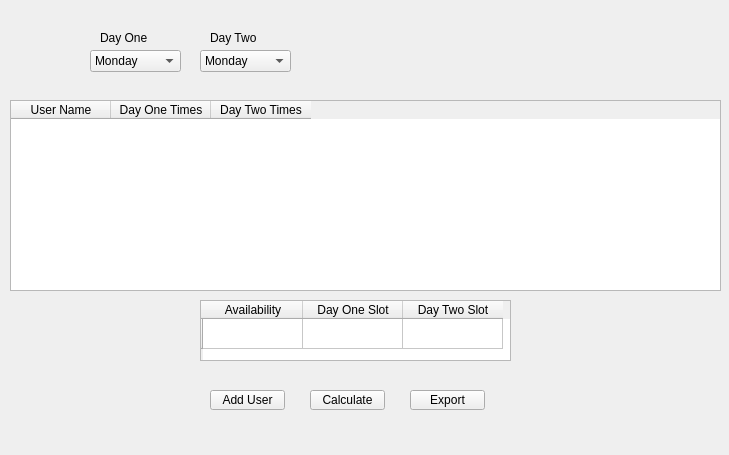
<?xml version="1.0" encoding="UTF-8"?>
<ui version="4.0">
 <class>MainWindow</class>
 <widget class="QMainWindow" name="MainWindow">
  <property name="geometry">
   <rect>
    <x>0</x>
    <y>0</y>
    <width>729</width>
    <height>455</height>
   </rect>
  </property>
  <widget class="QWidget" name="centralwidget">
   <widget class="QComboBox" name="comboBox">
    <property name="geometry">
     <rect>
      <x>90</x>
      <y>50</y>
      <width>91</width>
      <height>22</height>
     </rect>
    </property>
    <item>
     <property name="text">
      <string>Monday</string>
     </property>
    </item>
    <item>
     <property name="text">
      <string>Tuesday</string>
     </property>
    </item>
    <item>
     <property name="text">
      <string>Wednesday</string>
     </property>
    </item>
    <item>
     <property name="text">
      <string>Thursday</string>
     </property>
    </item>
    <item>
     <property name="text">
      <string>Friday</string>
     </property>
    </item>
    <item>
     <property name="text">
      <string>Saturday</string>
     </property>
    </item>
    <item>
     <property name="text">
      <string>Sunday</string>
     </property>
    </item>
   </widget>
   <widget class="QLabel" name="label">
    <property name="geometry">
     <rect>
      <x>100</x>
      <y>30</y>
      <width>49</width>
      <height>16</height>
     </rect>
    </property>
    <property name="text">
     <string>Day One</string>
    </property>
   </widget>
   <widget class="QLabel" name="label_2">
    <property name="geometry">
     <rect>
      <x>210</x>
      <y>30</y>
      <width>49</width>
      <height>16</height>
     </rect>
    </property>
    <property name="text">
     <string>Day Two</string>
    </property>
   </widget>
   <widget class="QComboBox" name="comboBox_2">
    <property name="geometry">
     <rect>
      <x>200</x>
      <y>50</y>
      <width>91</width>
      <height>22</height>
     </rect>
    </property>
    <item>
     <property name="text">
      <string>Monday</string>
     </property>
    </item>
    <item>
     <property name="text">
      <string>Tuesday</string>
     </property>
    </item>
    <item>
     <property name="text">
      <string>Wednesday</string>
     </property>
    </item>
    <item>
     <property name="text">
      <string>Thursday</string>
     </property>
    </item>
    <item>
     <property name="text">
      <string>Friday</string>
     </property>
    </item>
    <item>
     <property name="text">
      <string>Saturday</string>
     </property>
    </item>
    <item>
     <property name="text">
      <string>Sunday</string>
     </property>
    </item>
   </widget>
   <widget class="QTableWidget" name="tableWidget">
    <property name="geometry">
     <rect>
      <x>10</x>
      <y>100</y>
      <width>711</width>
      <height>191</height>
     </rect>
    </property>
    <property name="minimumSize">
     <size>
      <width>711</width>
      <height>0</height>
     </size>
    </property>
    <column>
     <property name="text">
      <string>User Name</string>
     </property>
    </column>
    <column>
     <property name="text">
      <string>Day One Times</string>
     </property>
    </column>
    <column>
     <property name="text">
      <string>Day Two Times</string>
     </property>
    </column>
   </widget>
   <widget class="QPushButton" name="pushButton">
    <property name="geometry">
     <rect>
      <x>210</x>
      <y>390</y>
      <width>75</width>
      <height>20</height>
     </rect>
    </property>
    <property name="text">
     <string>Add User</string>
    </property>
   </widget>
   <widget class="QPushButton" name="pushButton_2">
    <property name="geometry">
     <rect>
      <x>310</x>
      <y>390</y>
      <width>75</width>
      <height>20</height>
     </rect>
    </property>
    <property name="text">
     <string>Calculate</string>
    </property>
   </widget>
   <widget class="QPushButton" name="pushButton_3">
    <property name="geometry">
     <rect>
      <x>410</x>
      <y>390</y>
      <width>75</width>
      <height>20</height>
     </rect>
    </property>
    <property name="text">
     <string>Export</string>
    </property>
   </widget>
   <widget class="QTableWidget" name="tableWidget_2">
    <property name="geometry">
     <rect>
      <x>200</x>
      <y>300</y>
      <width>311</width>
      <height>61</height>
     </rect>
    </property>
    <row>
     <property name="text">
      <string/>
     </property>
    </row>
    <column>
     <property name="text">
      <string>Availability</string>
     </property>
    </column>
    <column>
     <property name="text">
      <string>Day One Slot</string>
     </property>
    </column>
    <column>
     <property name="text">
      <string>Day Two Slot</string>
     </property>
    </column>
   </widget>
  </widget>
 </widget>
 <resources/>
 <connections/>
</ui>
